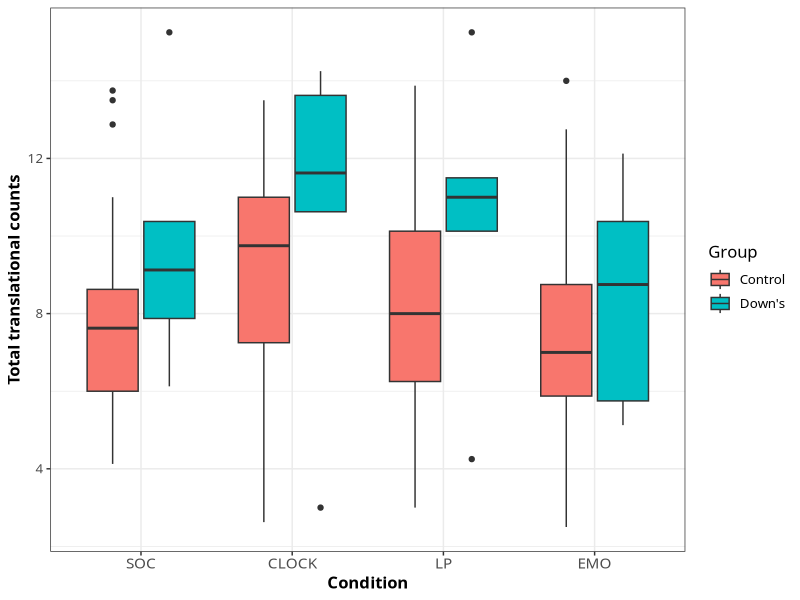
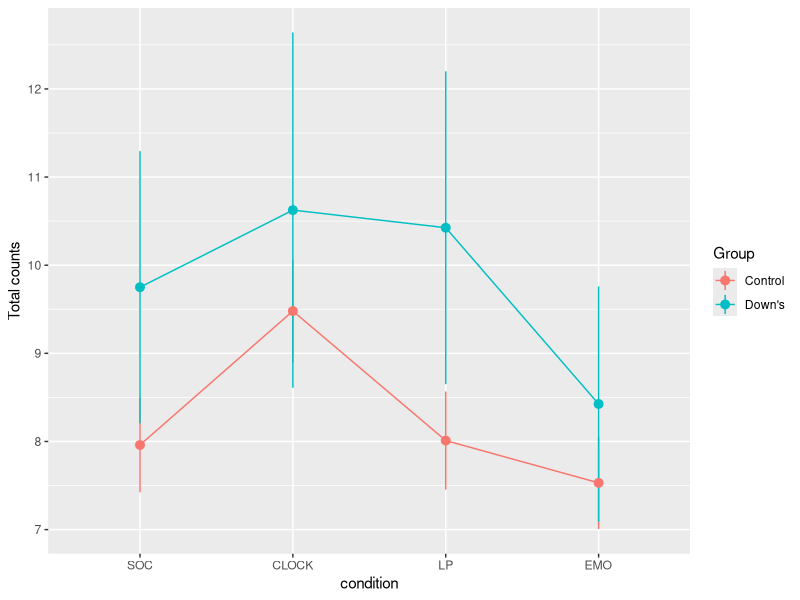
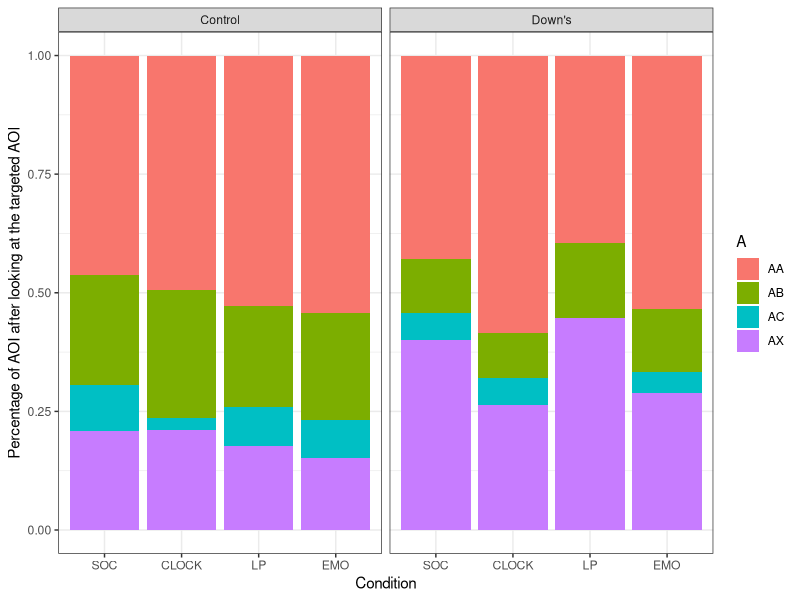
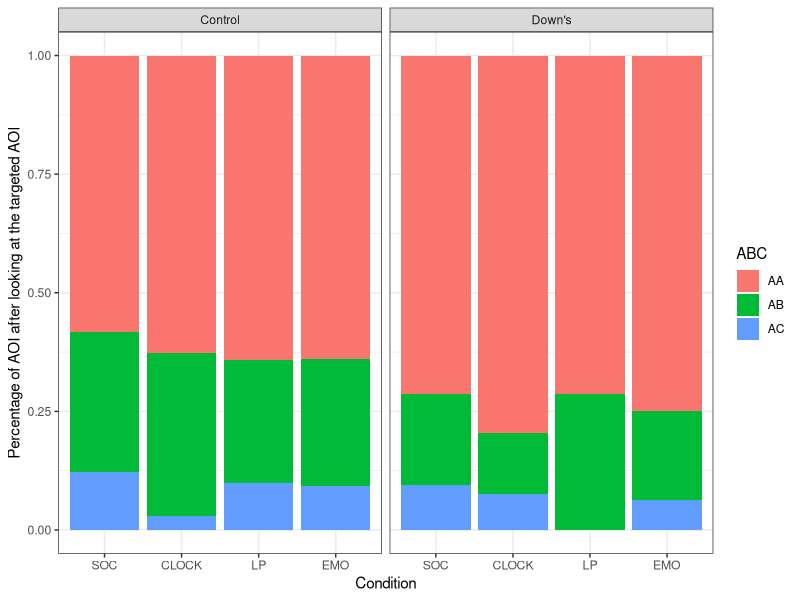

Generate these figures, in order, with R:
## ---- chunk 1
knitr::opts_chunk$set(echo = TRUE)
library(dplyr)
library(ggplot2)
library(MASS)
library(graphics)
library(RColorBrewer)
library(tidyr)
library(reshape2)
## ---- chunk 2
data<-read.table(file = 'data/all_subjects_transitional_probability.txt', header = TRUE)
# rename
data$Condition<-factor( data$Condition, 
      levels = c("soc", "clock","LP","emo"), 
      labels = c("SOC", "CLOCK", "LP","EMO")) 
data$Group<-factor( data$Group, 
      levels = c("T", "U"), 
      labels = c("Control", "Down's")) 
## ---- chunk 3
p <- ggplot(data, aes(x=Condition, y=total/8, fill = Group)) + 
    scale_x_discrete(name = "Condition") +
    scale_y_continuous(name = "Total translational counts") +
    geom_boxplot()+
    theme_bw() +
    theme(plot.title = element_text(size = 14, family = "Tahoma", face = "bold"),
              text = element_text(size = 12, family = "Tahoma"),
              axis.title = element_text(face="bold"),
              axis.text.x=element_text(size = 11)) 
     # + scale_fill_discrete(name="Group",
     #                    breaks=c("T", "U"),
      #                   labels=c("Control", "Down's"))
p

## ---- chunk 4
df<- data %>%
  group_by(Condition, Group) %>%
  summarize(total.mean=mean(total/8),
            n=n(),
            total.se=sd(total/8)/sqrt(n))

p1<-ggplot(df, aes(x=Condition, y=total.mean, group=Group, color=Group))+
         geom_line()+
        labs(x="condition", y="Total counts")  +
        geom_pointrange(aes(ymin=total.mean-total.se, ymax=total.mean+total.se))
         # ggtitle('total translational counts') +
    #  +  scale_colour_hue(name="group",    #Legend label, use darker colors
     #                 breaks=c("T", "U"),
      #              labels=c("Control", "Down's"))+
       
p1
## ---- chunk 5
data %>%
  group_by(Group, Condition) %>%
  summarise(AA=mean(AA),
            AB=mean(AB),
            AC=mean(AC),
            AX=mean(AX))->df2
df2<-melt(df2, id.vars=c("Group","Condition"), variable.name="A")

p3<-ggplot(df2, aes(fill=A  , y=value, x=Condition)) + 
    geom_bar( stat="identity", position="fill") +    
    facet_wrap(~Group) +
    xlab("Condition") + ylab("Percentage of AOI after looking at the targeted AOI") + # Set axis labels
   # ggtitle("Average bill for 2 people") +     # Set title
    theme_bw() 
   # + scale_colour_hue(name="AOI after looking at target AOI",    #Legend label, use darker colors
   #                   breaks=c("AA", "AB","AC","AX"),
   #                labels=c("Target AOI","Related AOI","distractors","white background"))
p3
## ---- chunk 6
data %>%
  group_by(Group, Condition) %>%
  summarise(AA=mean(AA),
            AB=mean(AB),
            AC=mean(AC))->df2
df2<-melt(df2, id.vars=c("Group","Condition"), variable.name="ABC")

p3<-ggplot(df2, aes(fill=ABC  , y=value, x=Condition)) + 
    geom_bar( stat="identity", position="fill") +    
    facet_wrap(~Group) +
    xlab("Condition") + ylab("Percentage of AOI after looking at the targeted AOI") + # Set axis labels
   # ggtitle("Average bill for 2 people") +     # Set title
    theme_bw()
  #  scale_colour_hue(name="AOI after looking at target AOI",    #Legend label, use darker colors
  #                    breaks=c("AA", "AB","AC","AX"),
   #                 labels=c("Target AOI","Related AOI","distractors","white background"))
p3
